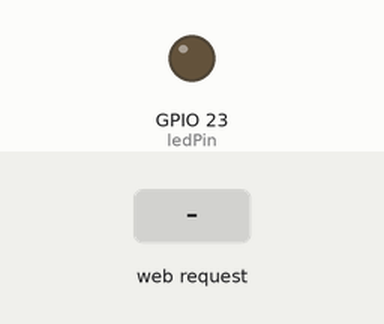
A sketch run on a simulated ESP32. Shown: output pins drawn as LEDs (lit = HIGH). The inputs (shaded band) are chosen by the test bench. WiFi joins after 1.5 s; servers stay silent unless stated; what the sketch prints to the serial monitor is not drawn.

Above: at 3.2 s.
3.3 s: HTTP request GET /on received
At 4.1 s:
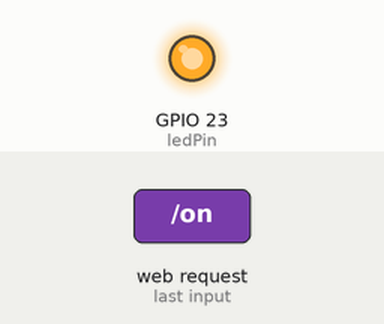
4.8 s: HTTP request GET /off received
At 5.3 s:
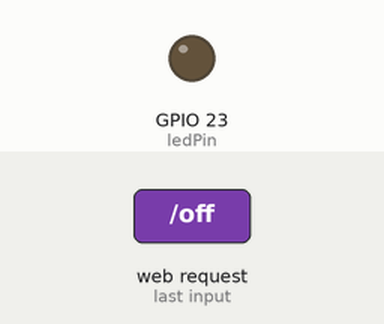
Timing chart, 0 to 7.8 s (numbered marks = the images above; inputs shaded):
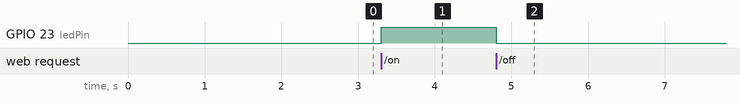

The sketch:

WEB_LED_CONTROL.ino
```cpp
#include <WiFi.h>
#include <ESPAsyncWebServer.h>

const char *ssid = "AIE_509_2.4G";
const char *password = "addinedu_class1";
const int ledPin = 23;

AsyncWebServer server(80);

const char html[] PROGMEM = R"rawliteral(
<!DOCTYPE html>
<html>
<body>
<center>
<h1>Hello, ESP32 Web Server!</h1>
<a href="on"><button>LED ON</button></a>
<a href="off"><button>LED OFF</button></a>
</center>
</body>
</html>
)rawliteral";

void setup() {
  pinMode(ledPin, OUTPUT);
  Serial.begin(115200);
  Serial.println("ESP32 Web Server Start");
  Serial.println(ssid);

  WiFi.begin(ssid, password);
  while (WiFi.status() != WL_CONNECTED) {
    delay(1000);
    Serial.print(".");
  }

  Serial.println("\nIP address: ");
  Serial.println(WiFi.localIP());

  server.on("/", HTTP_GET, [](AsyncWebServerRequest *request){
    request->send_P(200, "text/html", html);
  });

  server.on("/on", HTTP_GET, [](AsyncWebServerRequest *request){
    digitalWrite(ledPin, HIGH);
    request->send_P(200, "text/html", html);
  });

  server.on("/off", HTTP_GET, [](AsyncWebServerRequest *request){
    digitalWrite(ledPin, LOW);
    request->send_P(200, "text/html", html);
  });

  server.begin();
  Serial.println("HTTP Server Started!");
}

void loop() {
  // loop body can be empty in case of AsyncWebServer
  // server.handleClient();
}
```

Measured:
- after the input at 3.3 s, GPIO 23 (ledPin): LOW → HIGH at once
- after the input at 4.8 s, GPIO 23 (ledPin): HIGH → LOW at once
